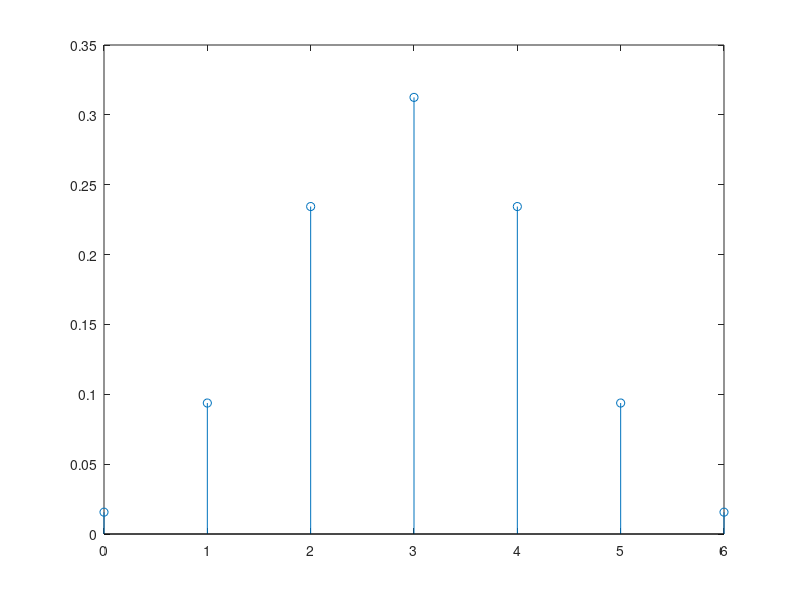

MATLAB code for this plot:
n=6;
p=0.5
prob = zeros(1,n) %%zeros = matriz de zeros
for k=0:n   %%0 a n
   prob(k+1)= factorial(n)/(factorial(n-k)*factorial(k))*p^k*(1-p)^(n-k);
end
prob
stem(0:n,prob) %%marca prob para cada valor de n